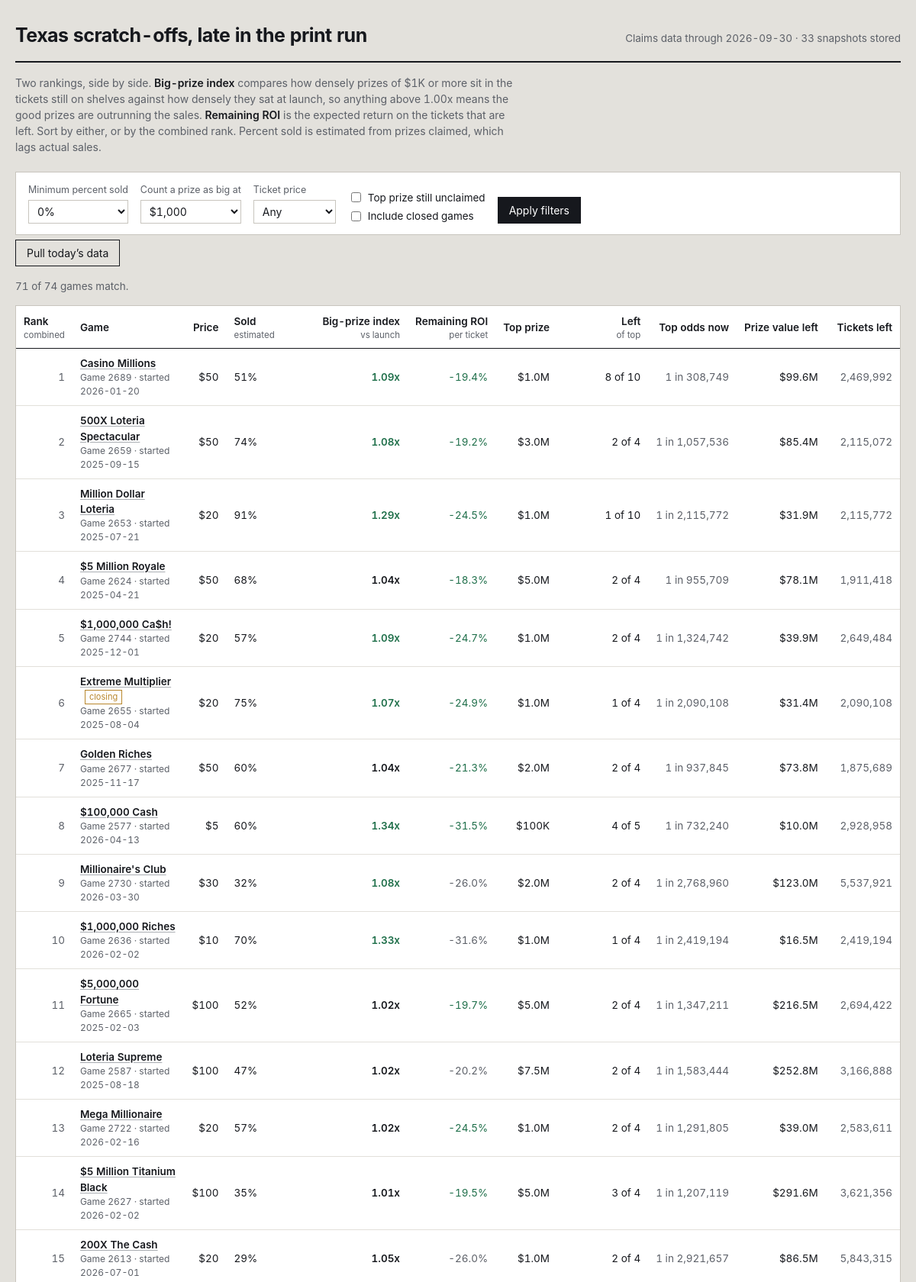
The page / (upper part) on the database its author committed.
### tables this page shows
CREATE TABLE games (
    game_number   INTEGER PRIMARY KEY,
    game_name     TEXT,
    ticket_price  REAL,
    start_date    TEXT,
    close_date    TEXT,
    total_tickets INTEGER,
    overall_odds  REAL,
    details_url   TEXT,
    closing_soon  INTEGER DEFAULT 0,
    active        INTEGER DEFAULT 1,
    first_seen    TEXT,
    last_seen     TEXT
);

### app.py (the view)
@app.route("/")
def index():
    conn = db.connect()
    db.init(conn)
    latest = db.latest_snapshot_date(conn)
    if not latest:
        conn.close()
        return render_template("empty.html", running=_refresh_state["running"])
    big_threshold = float(request.args.get("big", 1000))
    min_sold = float(request.args.get("min_sold", 0)) / 100.0
    price_filter = request.args.get("price", "")
    include_closed = request.args.get("closed") == "1"
    sort_key = request.args.get("sort", "combined")
    only_top = request.args.get("top_left") == "1"
    rows = _snapshot_rows(conn, latest, big_threshold)
    games = db.load_games(conn)
    shown = []
    for r in rows:
        g = games.get(r["game_number"], {})
        if not include_closed and not g.get("active", 1):
            continue
        if r["pct_sold"] < min_sold:
            continue
        if price_filter and float(price_filter) != r["price"]:
            continue
        if only_top and not r["top_left"]:
            continue
        shown.append(r)
    col, desc = SORTS.get(sort_key, SORTS["combined"])
    shown.sort(key=lambda r: (r.get(col) is None, r.get(col) if r.get(col) is not None else 0),
               reverse=desc)
    if not desc:
        shown = [r for r in shown if r.get(col) is not None] + \
                [r for r in shown if r.get(col) is None]
    prices = sorted({r["price"] for r in rows if r["price"]})
    history_dates = db.snapshot_dates(conn)
    conn.close()
    return render_template(
        "index.html",
        rows=shown,
        total=len(rows),
        snapshot_date=latest,
        snapshot_count=len(history_dates),
        big_threshold=int(big_threshold),
        min_sold=int(min_sold * 100),
        price_filter=price_filter,
        include_closed=include_closed,
        only_top=only_top,
        sort_key=sort_key,
        prices=prices,
        running=_refresh_state["running"],
    )

### app.py (called while the page is built)
def _snapshot_rows(conn, snapshot_date, big_threshold):
    games = db.load_games(conn)
    snap = db.load_snapshot(conn, snapshot_date)
    return metrics.rank_all(games, snap, big_threshold)

@app.template_filter("pct")
def fmt_pct(v, digits=1):
    return "—" if v is None else f"{v * 100:.{digits}f}%"

@app.template_filter("money")
def fmt_money(v):
    if v is None:
        return "—"
    if v >= 1_000_000:
        return f"${v / 1_000_000:.1f}M"
    if v >= 1_000:
        return f"${v / 1_000:,.0f}K"
    return f"${v:,.0f}"

@app.template_filter("num")
def fmt_num(v):
    return "—" if v is None else f"{v:,.0f}"

@app.template_filter("factor")
def fmt_factor(v):
    return "—" if v is None else f"{v:.2f}x"

@app.template_filter("odds")
def fmt_odds(v):
    return "—" if v is None else f"1 in {v:,.0f}"

### db.py (called while the page is built)
def connect(path=None):
    conn = sqlite3.connect(path or DB_PATH)
    conn.row_factory = sqlite3.Row
    conn.execute("PRAGMA foreign_keys = ON")
    return conn

def init(conn):
    conn.executescript(SCHEMA)
    conn.commit()

def latest_snapshot_date(conn):
    row = conn.execute("SELECT MAX(snapshot_date) AS d FROM prize_snapshots").fetchone()
    return row["d"] if row else None

def snapshot_dates(conn, game_number=None):
    if game_number is None:
        q = "SELECT DISTINCT snapshot_date FROM prize_snapshots ORDER BY snapshot_date"
        return [r[0] for r in conn.execute(q)]
    q = "SELECT DISTINCT snapshot_date FROM prize_snapshots WHERE game_number = ? ORDER BY snapshot_date"
    return [r[0] for r in conn.execute(q, (game_number,))]

def load_snapshot(conn, snapshot_date):
    out = {}
    q = """SELECT game_number, prize_level, total_prizes, prizes_claimed
           FROM prize_snapshots WHERE snapshot_date = ?"""
    for r in conn.execute(q, (snapshot_date,)):
        g = out.setdefault(r["game_number"], {"total": None, "levels": {}})
        if r["prize_level"] < 0:
            g["total"] = (r["total_prizes"], r["prizes_claimed"])
        else:
            g["levels"][r["prize_level"]] = (r["total_prizes"], r["prizes_claimed"])
    return out

def load_games(conn):
    return {r["game_number"]: dict(r) for r in conn.execute("SELECT * FROM games")}

### metrics.py (called while the page is built)
def _safe_div(a, b):
    return a / b if b else None

### templates/index.html (shortened to what this page needs)
{% extends "base.html" %}
{% macro sortlink(key, label, hint='') %}
  {% set q = request.args.to_dict() %}
  {% set _ = q.update({'sort': key}) %}
  <a href="{{ url_for('index', **q) }}">{{ label }}</a>
  {% if hint %}<span class="hint">{{ hint }}</span>{% endif %}
{% endmacro %}
{% block body %}
<header class="masthead">
  <h1>Texas scratch-offs, late in the print run</h1>
  <div class="meta">
    Claims data through {{ snapshot_date }} · {{ snapshot_count }} snapshot{{ '' if snapshot_count == 1 else 's' }} stored
  </div>
</header>
<p class="primer">
  Two rankings, side by side. <strong>Big-prize index</strong> compares how densely prizes of
  {{ big_threshold | money }} or more sit in the tickets still on shelves against how densely they
  sat at launch, so anything above 1.00x means the good prizes are outrunning the sales.
  <strong>Remaining ROI</strong> is the expected return on the tickets that are left. Sort by either,
  or by the combined rank. Percent sold is estimated from prizes claimed, which lags actual sales.
</p>
<form class="controls" method="get" action="{{ url_for('index') }}">
  <div class="field">
    <label for="min_sold">Minimum percent sold</label>
    <select id="min_sold" name="min_sold">
      {% for v in [0, 25, 50, 60, 70, 80, 90] %}
        <option value="{{ v }}" {{ 'selected' if min_sold == v }}>{{ v }}%</option>
      {% endfor %}
    </select>
  </div>
  <div class="field">
    <label for="big">Count a prize as big at</label>
    <select id="big" name="big">
      {% for v in [100, 500, 1000, 5000, 10000, 50000, 100000] %}
        <option value="{{ v }}" {{ 'selected' if big_threshold == v }}>${{ '{:,}'.format(v) }}</option>
      {% endfor %}
    </select>
  </div>
  <div class="field">
    <label for="price">Ticket price</label>
    <select id="price" name="price">
      <option value="">Any</option>
    </select>
  </div>
  <div class="checks">
    <label><input type="checkbox" name="top_left" value="1" {{ 'checked' if only_top }}> Top prize still unclaimed</label>
    <label><input type="checkbox" name="closed" value="1" {{ 'checked' if include_closed }}> Include closed games</label>
  </div>
  <button type="submit">Apply filters</button>
</form>
<form method="post" action="{{ url_for('do_refresh') }}" style="margin-bottom:16px">
  <button class="ghost" type="submit" {{ 'disabled' if running }}>
    {{ 'Pulling new data…' if running else 'Pull today’s data' }}
  </button>
</form>
<p class="count">{{ rows | length }} of {{ total }} games match.</p>
<div class="scroll">
<table>
  <thead>
    <tr>
      <th class="left">{{ sortlink('combined', 'Rank', 'combined') }}</th>
      <th class="left">Game</th>
      <th>{{ sortlink('price', 'Price') }}</th>
      <th class="left">{{ sortlink('sold', 'Sold', 'estimated') }}</th>
      <th>{{ sortlink('big', 'Big-prize index', 'vs launch') }}</th>
      <th>{{ sortlink('ev', 'Remaining ROI', 'per ticket') }}</th>
      <th>{{ sortlink('top_prize', 'Top prize') }}</th>
      <th>{{ sortlink('top_left', 'Left', 'of top') }}</th>
      <th>Top odds now</th>
      <th>{{ sortlink('value_left', 'Prize value left') }}</th>
      <th>Tickets left</th>
    </tr>
  </thead>
  <tbody>
  {% for r in rows %}
    <tr>
      <td class="rank">{{ r.rank_overall or '—' }}</td>
      <td class="left">
        <a class="name" href="{{ url_for('game_detail', game_number=r.game_number, big=big_threshold) }}">{{ r.game_name }}</a>
        {% if r.closing_soon %}<span class="tag">closing</span>{% endif %}
        <span class="sub">Game {{ r.game_number }}{% if r.start_date %} · started {{ r.start_date }}{% endif %}</span>
      </td>
      <td>${{ r.price | int }}</td>
      <td class="left sold {{ 'deep' if r.pct_sold >= 0.75 }}">
        {{ r.pct_sold | pct(0) }}
      </td>
      <td class="strong {{ 'pos' if r.big_index and r.big_index > 1.05 else ('neg' if r.big_index and r.big_index < 0.95 else '') }}">
        {{ r.big_index | factor }}
      </td>
      <td class="{{ 'pos' if r.roi_now and r.roi_now > (r.roi_start or -1) else 'dim' }}">
        {{ r.roi_now | pct }}
      </td>
      <td>{{ r.top_prize | money }}</td>
      <td>{{ r.top_left }} of {{ r.top_printed }}</td>
      <td class="dim">{{ r.top_odds_now | odds }}</td>
      <td>{{ r.value_left | money }}</td>
      <td class="dim">{{ r.tickets_left | num }}</td>
    </tr>
  {% else %}
    <tr><td colspan="11" class="left dim" style="padding:22px">No games match these filters. Loosen the minimum percent sold or clear the price filter.</td></tr>
  {% endfor %}
  </tbody>
</table>
</div>
{% endblock %}

### templates/base.html (shortened to what this page needs)
<!doctype html>
<html lang="en">
<head>
<link rel="stylesheet" href="{{ url_for('static', filename='style.css') }}">
</head>
<body>
<div class="wrap">
{% block body %}{% endblock %}
</div>
</body>
</html>

### static/style.css (style rules this page uses)
:root { --paper: #e3e1dc; --card: #ffffff; --ink: #16181d; --ink-soft: #5c6068; --rule: #c8c5be; --rule-soft: #e2e0da; --latex: #a9adb2; --good: #1f6f4a; --bad: #9b2c2c; --foil: #b8862b; --focus: #2d5bb9; }
* { box-sizing: border-box; }
html { -webkit-text-size-adjust: 100%; }
body { margin: 0; background: var(--paper); color: var(--ink); font-family: "Inter", "Segoe UI", -apple-system, BlinkMacSystemFont, Roboto, Helvetica, Arial, sans-serif; font-size: 15px; line-height: 1.5; font-variant-numeric: tabular-nums; }
a { color: var(--ink); text-decoration-color: var(--latex); text-underline-offset: 2px; }
.wrap { max-width: 1400px; margin: 0 auto; padding: 28px 20px 64px; }
.masthead { display: flex; flex-wrap: wrap; align-items: baseline; gap: 8px 20px; padding-bottom: 14px; border-bottom: 2px solid var(--ink); }
.masthead h1 { margin: 0; font-size: 25px; font-weight: 650; letter-spacing: -0.02em; }
.masthead .meta { color: var(--ink-soft); font-size: 13.5px; margin-left: auto; }
.primer { margin: 16px 0 22px; max-width: 74ch; color: var(--ink-soft); font-size: 14px; }
.primer strong { color: var(--ink); font-weight: 600; }
.controls { display: flex; flex-wrap: wrap; align-items: flex-end; gap: 16px; padding: 14px 16px; background: var(--card); border: 1px solid var(--rule); margin-bottom: 6px; }
.field { display: flex; flex-direction: column; gap: 4px; }
.field label { font-size: 12.5px; color: var(--ink-soft); }
.field select, .field input[type="number"] { font: inherit; font-size: 14px; padding: 5px 7px; border: 1px solid var(--rule); background: #fff; color: var(--ink); min-width: 108px; }
.checks { display: flex; flex-direction: column; gap: 4px; font-size: 13.5px; }
.checks label { display: flex; align-items: center; gap: 6px; }
button, .btn { font: inherit; font-size: 14px; padding: 6px 14px; border: 1px solid var(--ink); background: var(--ink); color: #fff; cursor: pointer; }
button.ghost { background: transparent; color: var(--ink); }
.count { font-size: 13.5px; color: var(--ink-soft); margin: 0 0 14px; }
.scroll { overflow-x: auto; background: var(--card); border: 1px solid var(--rule); }
table { border-collapse: collapse; width: 100%; font-size: 13.5px; }
thead th { position: sticky; top: 0; background: var(--card); text-align: right; font-weight: 600; padding: 10px 10px 8px; border-bottom: 1.5px solid var(--ink); white-space: nowrap; z-index: 2; }
thead th:first-child, thead th.left { text-align: left; }
thead th a { text-decoration: none; }
thead th .hint { display: block; font-weight: 400; font-size: 11.5px; color: var(--ink-soft); }
tbody td { padding: 9px 10px; border-bottom: 1px solid var(--rule-soft); text-align: right; white-space: nowrap; }
tbody td.left { text-align: left; white-space: normal; }
.rank { color: var(--ink-soft); width: 42px; }
.name { font-weight: 560; }
.sub { display: block; font-size: 12px; color: var(--ink-soft); font-weight: 400; }
.tag { display: inline-block; font-size: 11px; padding: 0 5px; border: 1px solid var(--foil); color: var(--foil); margin-left: 6px; vertical-align: 1px; }
.sold { min-width: 116px; }
.pos { color: var(--good); }
.dim { color: var(--ink-soft); }
.strong { font-weight: 620; }

### rows shown on the page
games: active "1", game_name "Casino Millions", game_number "2689", start_date "2026-01-20", price "50", pct_sold|pct "51%", big_index|factor "1.09x", roi_now|pct "-19.4%", top_prize "$1.0M", top_left "8", top_printed "10", top_odds_now|odds "1 in 308,749", value_left "$99.6M", tickets_left|num "2,469,992"
games: rank_overall "2", game_name "500X Loteria Spectacular", game_number "2659", start_date "2025-09-15", price "50", pct_sold|pct "74%", big_index|factor "1.08x", roi_now|pct "-19.2%", top_prize "$3.0M", top_left "2", top_printed "4", top_odds_now|odds "1 in 1,057,536", value_left "$85.4M", tickets_left|num "2,115,072"
games: rank_overall "3", game_name "Million Dollar Loteria", game_number "2653", start_date "2025-07-21", price "20", pct_sold|pct "91%", big_index|factor "1.29x", roi_now|pct "-24.5%", top_prize "$1.0M", top_left "1", top_printed "10", top_odds_now|odds "1 in 2,115,772", value_left "$31.9M", tickets_left|num "2,115,772"
games: rank_overall "4", game_name "$5 Million Royale", game_number "2624", start_date "2025-04-21", price "50", pct_sold|pct "68%", big_index|factor "1.04x", roi_now|pct "-18.3%", top_prize "$5.0M", top_left "2", top_printed "4", top_odds_now|odds "1 in 955,709", value_left "$78.1M", tickets_left|num "1,911,418"
games: rank_overall "5", game_name "$1,000,000 Ca$h!", game_number "2744", start_date "2025-12-01", price "20", pct_sold|pct "57%", big_index|factor "1.09x", roi_now|pct "-24.7%", top_prize "$1.0M", top_left "2", top_printed "4", top_odds_now|odds "1 in 1,324,742", value_left "$39.9M", tickets_left|num "2,649,484"
games: rank_overall "6", game_name "Extreme Multiplier", closing_soon "closing", game_number "2655", start_date "2025-08-04", price "20", pct_sold|pct "75%", big_index|factor "1.07x", roi_now|pct "-24.9%", top_prize "$1.0M", top_left "1", top_printed "4", top_odds_now|odds "1 in 2,090,108", value_left "$31.4M", tickets_left|num "2,090,108"
games: rank_overall "7", game_name "Golden Riches", game_number "2677", start_date "2025-11-17", price "50", pct_sold|pct "60%", big_index|factor "1.04x", roi_now|pct "-21.3%", top_prize "$2.0M", top_left "2", top_printed "4", top_odds_now|odds "1 in 937,845", value_left "$73.8M", tickets_left|num "1,875,689"
games: rank_overall "8", game_name "$100,000 Cash", game_number "2577", start_date "2026-04-13", price "5", pct_sold|pct "60%", big_index|factor "1.34x", roi_now|pct "-31.5%", top_prize "$100K", top_left "4", top_printed "5", top_odds_now|odds "1 in 732,240", value_left "$10.0M", tickets_left|num "2,928,958"
games: rank_overall "9", game_name "Millionaire's Club", game_number "2730", start_date "2026-03-30", price "30", pct_sold|pct "32%", big_index|factor "1.08x", roi_now|pct "-26.0%", top_prize "$2.0M", top_left "2", top_printed "4", top_odds_now|odds "1 in 2,768,960", value_left "$123.0M", tickets_left|num "5,537,921"
games: rank_overall "10", game_name "$1,000,000 Riches", game_number "2636", start_date "2026-02-02", price "10", pct_sold|pct "70%", big_index|factor "1.33x", roi_now|pct "-31.6%", top_prize "$1.0M", top_left "1", top_printed "4", top_odds_now|odds "1 in 2,419,194", value_left "$16.5M", tickets_left|num "2,419,194"
games: rank_overall "11", game_name "$5,000,000 Fortune", game_number "2665", start_date "2025-02-03", price "100", pct_sold|pct "52%", big_index|factor "1.02x", roi_now|pct "-19.7%", top_prize "$5.0M", top_left "2", top_printed "4", top_odds_now|odds "1 in 1,347,211", value_left "$216.5M", tickets_left|num "2,694,422"
games: rank_overall "12", game_name "Loteria Supreme", game_number "2587", start_date "2025-08-18", price "100", pct_sold|pct "47%", big_index|factor "1.02x", roi_now|pct "-20.2%", top_prize "$7.5M", top_left "2", top_printed "4", top_odds_now|odds "1 in 1,583,444", value_left "$252.8M", tickets_left|num "3,166,888"
games: rank_overall "13", game_name "Mega Millionaire", game_number "2722", start_date "2026-02-16", price "20", pct_sold|pct "57%", big_index|factor "1.02x", roi_now|pct "-24.5%", top_prize "$1.0M", top_left "2", top_printed "4", top_odds_now|odds "1 in 1,291,805", value_left "$39.0M", tickets_left|num "2,583,611"
games: rank_overall "14", game_name "$5 Million Titanium Black", game_number "2627", start_date "2026-02-02", price "100", pct_sold|pct "35%", big_index|factor "1.01x", roi_now|pct "-19.5%", top_prize "$5.0M", top_left "3", top_printed "4", top_odds_now|odds "1 in 1,207,119", value_left "$291.6M", tickets_left|num "3,621,356"
games: rank_overall "15", game_name "200X The Cash", game_number "2613", start_date "2026-07-01", price "20", pct_sold|pct "29%", big_index|factor "1.05x", roi_now|pct "-26.0%", top_prize "$1.0M", top_left "2", top_printed "4", top_odds_now|odds "1 in 2,921,657", value_left "$86.5M", tickets_left|num "5,843,315"

### other values the page prints
{{ snapshot_date }} "2026-09-30"
{{ snapshot_count }} "33"
{{ '' if snapshot_count == 1 else 's' }} "s"
{{ big_threshold | money }} "$1K"
{{ 'Pulling new data…' if running else 'Pull today’s data' }} "Pull today’s data"
{{ rows | length }} "71"
{{ total }} "74"
{{ label }} "Rank Price Sold Big-prize index Remaining ROI Top prize Left Prize value left"
{{ hint }} "combined estimated vs launch per ticket of top"
form field min_sold "0%"
